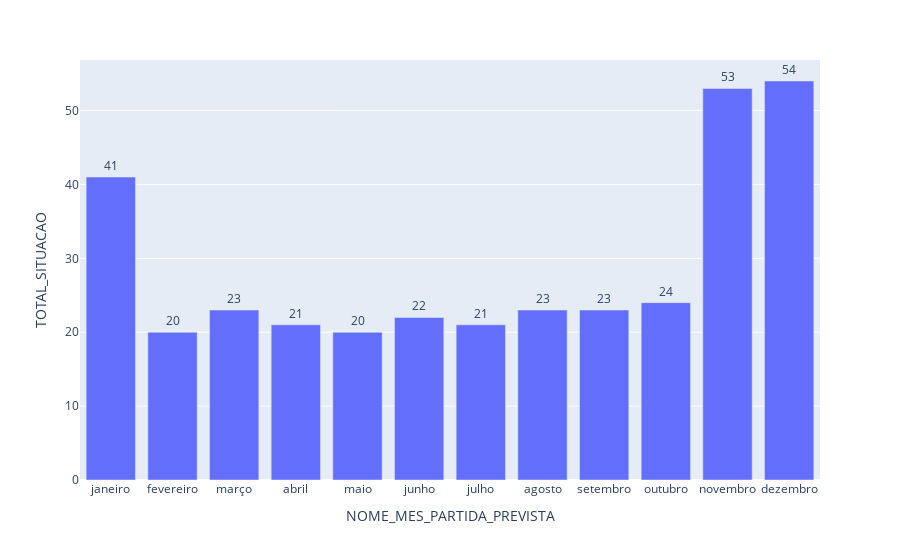

The notebook cell this image was saved under:
### Code cell
fig = px.bar(
    teste_gb, 
    x='NOME_MES_PARTIDA_PREVISTA', 
    y='TOTAL_SITUACAO', 
    text_auto=True,
)
fig.update_traces(
    textposition='outside'
)
fig.show()

### Figure 1 — Plotly figure (JSON) as saved in the notebook; plotly's stock layout.template omitted (floating-point values rounded to 4 significant figures)
{"data": [{"alignmentgroup": "True", "hovertemplate": "NOME_MES_PARTIDA_PREVISTA=%{x}<br>TOTAL_SITUACAO=%{y}<extra></extra>", "legendgroup": "", "marker": {"color": "#636efa", "pattern": {"shape": ""}}, "name": "", "offsetgroup": "", "orientation": "v", "showlegend": false, "textposition": "outside", "texttemplate": "%{y}", "type": "bar", "x": ["janeiro", "fevereiro", "março", "abril", "maio", "junho", "julho", "agosto", "setembro", "outubro", "novembro", "dezembro"], "xaxis": "x", "y": [41, 20, 23, 21, 20, 22, 21, 23, 23, 24, 53, 54], "yaxis": "y"}], "layout": {"barmode": "relative", "legend": {"tracegroupgap": 0}, "margin": {"t": 60}, "xaxis": {"anchor": "y", "domain": [0, 1], "title": {"text": "NOME_MES_PARTIDA_PREVISTA"}}, "yaxis": {"anchor": "x", "domain": [0, 1], "title": {"text": "TOTAL_SITUACAO"}}}}
